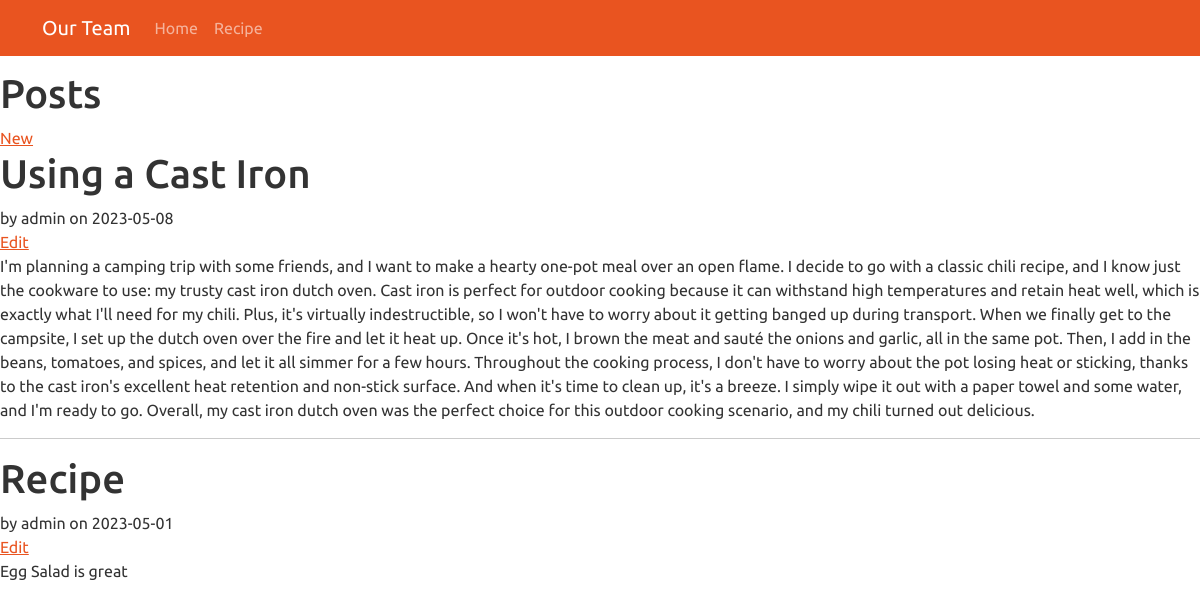
Page /blog/ (signed in) on the committed database.
### tables this page shows
CREATE TABLE post (
  id INTEGER PRIMARY KEY AUTOINCREMENT,
  author_id INTEGER NOT NULL,
  created TIMESTAMP NOT NULL DEFAULT CURRENT_TIMESTAMP,
  title TEXT NOT NULL,
  body TEXT NOT NULL,
  FOREIGN KEY (author_id) REFERENCES user (id)
);

CREATE TABLE user (
  id INTEGER PRIMARY KEY AUTOINCREMENT,
  username TEXT UNIQUE NOT NULL,
  password TEXT NOT NULL,
  salt TEXT NOT NULL
);

### tastytable/blog.py (the view)
@bp.route('/')
def index():
    db = get_db()
    posts = db.execute(
        'SELECT p.id, title, body, created, author_id, username'
        ' FROM post p JOIN user u ON p.author_id = u.id'
        ' ORDER BY created DESC'
    ).fetchall()
    return render_template('blog/index.html', posts=posts)

### tastytable/auth.py (called while the page is built)
@bp.before_app_request
def load_logged_in_user():
    user_id = session.get('user_id')
    if user_id is None:
        g.user = None
    else:
        g.user = get_db().execute(
            'SELECT * FROM user WHERE id = ?', (user_id,)
        ).fetchone()

### tastytable/db.py (called while the page is built)
def get_db():
    if 'db' not in g:
        g.db = sqlite3.connect(
            current_app.config['DATABASE'],
            detect_types=sqlite3.PARSE_DECLTYPES
        )
        g.db.row_factory = sqlite3.Row
    return g.db

### tastytable/templates/blog/index.html (shortened to what this page needs)
 <head>
  <link rel="stylesheet" href="{{ url_for('static' , filename = "css/bootstrap.min.css") }}">
</head>
<body>
  <nav class="navbar fixed-top navbar-expand-lg navbar-dark bg-primary">
    <div class="container">
      <a class="navbar-brand" href="#">Our Team</a>
      <div class="collapse navbar-collapse" id="navbarNav">
        <ul class="navbar-nav ml-auto">
          <li class="nav-item active">
            <a class="nav-link" href="/">Home</a>
          </li>
          <li class="nav-item">
            <a class="nav-link" href="/recipe">Recipe</a>
          </li>
        </ul>
      </div>
    </div>
  </nav>
{% block header %}
  <h1>{% block title %}Posts{% endblock %}</h1>
  {% if g.user %}
    <a class="action" href="{{ url_for('blog.create') }}">New</a>
  {% endif %}
{% endblock %}
{% block content %}
  {% for post in posts %}
    <article class="post">
      <header>
        <div>
          <h1>{{ post['title'] }}</h1>
          <div class="about">by {{ post['username'] }} on {{ post['created'].strftime('%Y-%m-%d') }}</div>
        </div>
        {% if g.user['id'] == post['author_id'] %}
          <a class="action" href="{{ url_for('blog.update', id=post['id']) }}">Edit</a>
        {% endif %}
      </header>
      <p class="body">{{ post['body'] }}</p>
    </article>
    {% if not loop.last %}
      <hr>
    {% endif %}
  {% endfor %}
{% endblock %}

### tastytable/templates/blog/index.html (style rules this page uses)
body { padding-top: 70px; }
.navbar { background-color: #2c3e50; }

### rows in the picture
post: title "Using a Cast Iron", username "admin", created "2023-05-08", body "I'm planning a camping trip with some friends, and I want to make a hearty one-pot meal over an open flame. I decide to go with a classic chili recipe, and I know just the cookware to use: my trusty cast iron dutch oven. Cast iron is perfect for outdoor cooking because it can withstand high temperatures and retain heat well, which is exactly what I'll need for my chili. Plus, it's virtually indestructible, so I won't have to worry about it getting banged up during transport. When we finally get to the campsite, I set up the dutch oven over the fire and let it heat up. Once it's hot, I brown the meat and sauté the onions and garlic, all in the same pot. Then, I add in the beans, tomatoes,…"
post: title "Recipe", username "admin", created "2023-05-01", body "Egg Salad is great"
